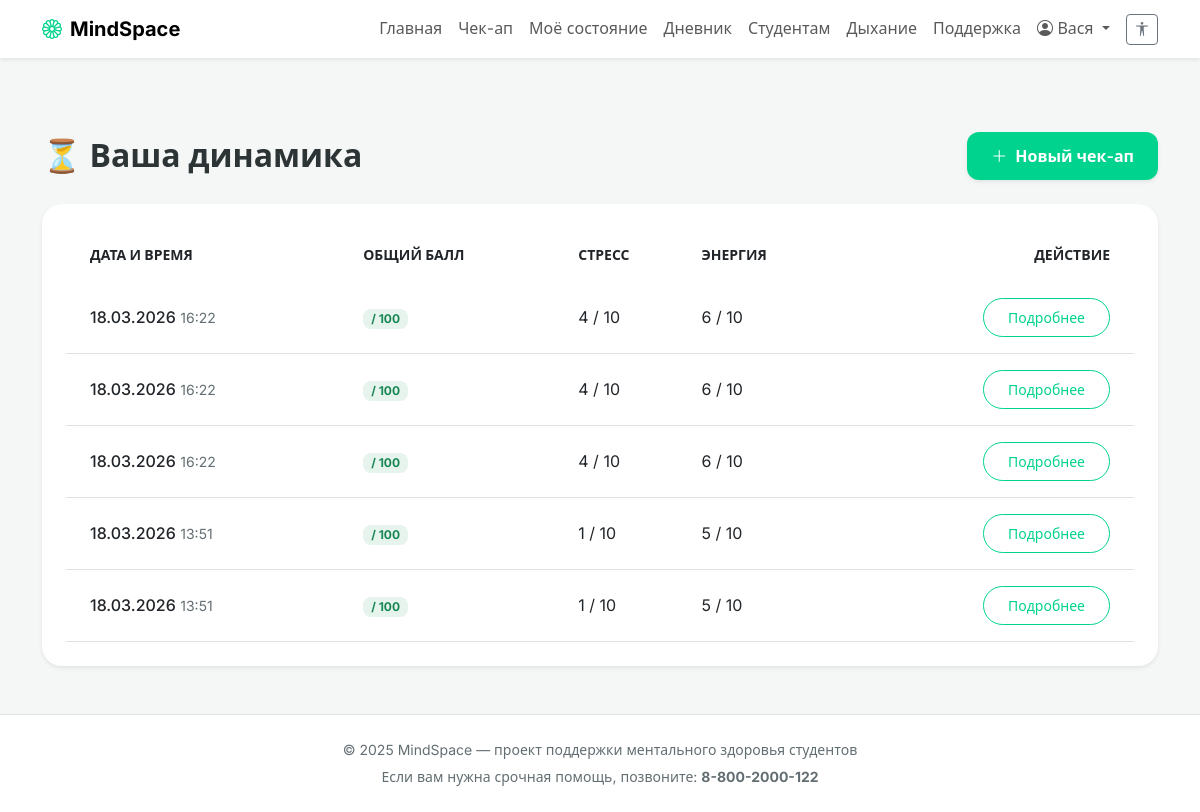
The page /checkups (signed in) on the database its author committed.
### models.py (models this page shows, shortened)
class User(UserMixin, db.Model):
    __tablename__ = 'users'
    id = db.Column(db.Integer, primary_key=True)
    username = db.Column(db.String(64), unique=True, nullable=False)
    email = db.Column(db.String(120), unique=True, nullable=False)
    password_hash = db.Column(db.String(128), nullable=False)
    created_at = db.Column(db.DateTime, default=novosibirsk_time)
    checkups = db.relationship('Checkup', backref='user', lazy='dynamic')
    journal_entries = db.relationship('JournalEntry', backref='user', lazy='dynamic')

class Checkup(db.Model):
    __tablename__ = 'checkups'
    id = db.Column(db.Integer, primary_key=True)
    user_id = db.Column(db.Integer, db.ForeignKey('users.id'), nullable=False)
    date = db.Column(db.DateTime, default=novosibirsk_time)
    stress = db.Column(db.Integer)
    sleep = db.Column(db.Integer)
    energy = db.Column(db.Integer)
    focus = db.Column(db.Integer)
    satisfaction = db.Column(db.Integer)
    motivation = db.Column(db.Integer)
    social = db.Column(db.Integer)
    nutrition = db.Column(db.Integer)
    hopes = db.Column(db.Integer)
    control = db.Column(db.Integer)

### app.py (the view)
@app.route('/checkups')
@login_required
def checkups_history():
    checkups = Checkup.query.filter_by(user_id=current_user.id).order_by(Checkup.date.desc()).all()
    return render_template('checkups_history.html', checkups=checkups, questions=SIMPLE_QUESTIONS_MAP)

### app.py (called while the page is built)
@app.context_processor
def inject_timezone():
    return dict(tz=pytz.timezone('Asia/Novosibirsk'))

@login_manager.user_loader
def load_user(user_id):
    return User.query.get(int(user_id))

### templates/checkups_history.html (shortened to what this page needs)
{% extends "base.html" %}
{% block content %}
<div class="d-flex justify-content-between align-items-center mb-4">
    <h2 class="fw-bold mb-0">⏳ Ваша динамика</h2>
    <a href="{{ url_for('checkup') }}" class="btn btn-primary shadow-sm"><i class="bi bi-plus-lg me-1"></i> Новый
        чек-ап</a>
</div>
<div class="card border-0 shadow-sm">
    <div class="card-body p-0">
        <div class="table-responsive">
            <table class="table table-hover align-middle mb-0">
                <thead class="bg-light text-muted small text-uppercase">
                    <tr>
                        <th class="ps-4 py-3 border-0" style="border-top-left-radius: 15px;">Дата и время</th>
                        <th class="py-3 border-0">Общий балл</th>
                        <th class="py-3 border-0">Стресс</th>
                        <th class="py-3 border-0">Энергия</th>
                        <th class="pe-4 py-3 border-0 text-end" style="border-top-right-radius: 15px;">Действие</th>
                    </tr>
                </thead>
                <tbody>
                    {% if checkups %}
                    {% for checkup in checkups %}
                    <tr>
                        <td class="ps-4 py-3"><span class="fw-medium">{{ checkup.date.strftime('%d.%m.%Y') }}</span>
                            <span class="text-muted small">{{ checkup.date.strftime('%H:%M') }}</span></td>
                        <td class="py-3"><span class="badge bg-success bg-opacity-10 text-success px-2 py-1"
                                style="border-radius: 8px;">{{ checkup.total_score }} / 100</span></td>
                        <td class="py-3">{{ checkup.stress }} / 10</td>
                        <td class="py-3">{{ checkup.energy }} / 10</td>
                        <td class="pe-4 py-3 text-end">
                            <a href="{{ url_for('result', checkup_id=checkup.id) }}"
                                class="btn btn-sm btn-outline-primary" style="border-radius: 8px;">Подробнее</a>
                        </td>
                    </tr>
                    {% endfor %}
                    {% endif %}
                </tbody>
            </table>
        </div>
    </div>
</div>
{% endblock %}

### templates/base.html (shortened to what this page needs)
<!DOCTYPE html>
<html lang="ru">
<head>
    <link href="https://cdn.jsdelivr.net/npm/bootstrap@5.3.0/dist/css/bootstrap.min.css" rel="stylesheet">
    <link rel="stylesheet" href="https://cdn.jsdelivr.net/npm/bootstrap-icons@1.11.3/font/bootstrap-icons.min.css">
    <link rel="stylesheet" href="{{ url_for('static', filename='css/style.css') }}">
</head>
<body>
    <nav class="navbar navbar-expand-lg fixed-top bg-white shadow-sm py-2">
        <div class="container">
            <a class="navbar-brand fw-bold" href="{{ url_for('index') }}">
                <i class="bi bi-flower1 me-2" style="color: var(--primary);"></i>MindSpace
            </a>
            <div class="collapse navbar-collapse" id="navbarNav">
                <ul class="navbar-nav ms-auto align-items-center">
                    {% if current_user.is_authenticated %}
                    <li class="nav-item"><a class="nav-link" href="{{ url_for('index') }}">Главная</a></li>
                    <li class="nav-item"><a class="nav-link" href="{{ url_for('checkup') }}">Чек-ап</a></li>
                    <li class="nav-item"><a class="nav-link" href="{{ url_for('my_state') }}">Моё состояние</a></li>
                    <li class="nav-item"><a class="nav-link" href="{{ url_for('journal') }}">Дневник</a></li>
                    <li class="nav-item"><a class="nav-link" href="{{ url_for('student') }}">Студентам</a></li>
                    <li class="nav-item"><a class="nav-link" href="{{ url_for('breathing') }}">Дыхание</a></li>
                    <li class="nav-item"><a class="nav-link" href="{{ url_for('support') }}">Поддержка</a></li>
                    <li class="nav-item dropdown">
                        <a class="nav-link dropdown-toggle" href="#" role="button" data-bs-toggle="dropdown">
                            <i class="bi bi-person-circle"></i> {{ current_user.username }}
                        </a>
                    </li>
                    <li class="nav-item ms-2">
                        <button id="enable-accessibility" class="btn btn-outline-secondary btn-sm"
                            title="Панель доступности">
                            <i class="bi bi-universal-access"></i>
                        </button>
                    </li>
                    {% else %}
                    <li class="nav-item"><a class="nav-link" href="{{ url_for('login') }}">Войти</a></li>
                    <li class="nav-item"><a class="nav-link" href="{{ url_for('register') }}">Регистрация</a></li>
                    {% endif %}
                </ul>
            </div>
        </div>
    </nav>
    <main class="container mt-5 pt-4">
        {% block content %}{% endblock %}
    </main>
    <footer class="mt-5 py-4 bg-white border-top">
        <div class="container text-center text-muted small">
            <p class="mb-1">© 2025 MindSpace — проект поддержки ментального здоровья студентов</p>
            <p class="mb-0">Если вам нужна срочная помощь, позвоните: <strong>8-800-2000-122</strong></p>
        </div>
    </footer>
</body>
</html>

### static/css/style.css (style rules this page uses)
:root { --primary: #00d38d; --bg-color: #f4f7f6; --card-bg: #ffffff; --text-color: #2d3436; --text-muted: #636e72; --border-color: #e9ecef; --font-main: 'Inter', system-ui, sans-serif; --font-size-multiplier: 1; --radius: 20px; --radius-small: 12px; }
html { font-size: calc(16px * var(--font-size-multiplier)); }
body { background-color: var(--bg-color); color: var(--text-color); font-family: var(--font-main); line-height: 1.6; transition: all 0.2s ease; margin: 0; padding-top: 60px; }
.navbar, .accessibility-panel, footer, .card { background-color: var(--card-bg) !important; color: var(--text-color) !important; }
.text-muted { color: var(--text-muted) !important; }
.card { background: var(--card-bg); border: none; border-radius: var(--radius); padding: 1.5rem; transition: transform 0.3s ease, box-shadow 0.3s ease; box-shadow: 0 10px 30px -10px rgba(0, 0, 0, 0.05); }
.btn-primary { background-color: var(--primary) !important; border: none !important; border-radius: 0.75rem !important; padding: 0.75rem 1.5rem !important; font-weight: 600 !important; color: #fff !important; transition: opacity 0.2s; }
.btn-outline-primary { border-color: var(--primary) !important; color: var(--primary) !important; border-radius: 2rem !important; padding: 0.5rem 1.5rem !important; font-weight: 500; }

### rows shown on the page
User: username "Вася"
Checkup: date "18.03.2026", date "16:22", stress "4", energy "6"
Checkup: date "18.03.2026", date "16:22", stress "4", energy "6"
Checkup: date "18.03.2026", date "16:22", stress "4", energy "6"
Checkup: date "18.03.2026", date "13:51", stress "1", energy "5"
Checkup: date "18.03.2026", date "13:51", stress "1", energy "5"
